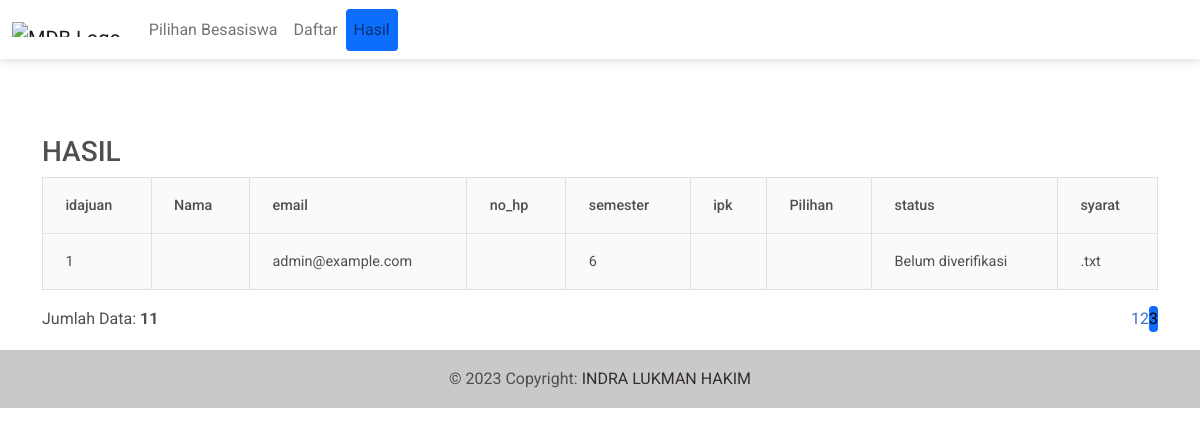
/SCRIPT/index.php?p=hasil&hal=3, run on the app's committed database.
### tables this page shows
CREATE TABLE `tbajuan` (
  `id_ajuan` int(10) NOT NULL,
  `nama` varchar(200) NOT NULL,
  `email` varchar(200) NOT NULL,
  `no_hp` varchar(13) NOT NULL,
  `semester` int(15) NOT NULL,
  `ipk` varchar(10) NOT NULL,
  `pilihan` varchar(255) NOT NULL,
  `status` varchar(120) NOT NULL,
  `syarat` varchar(255) NOT NULL
);

### SCRIPT/pages/hasil.php (the view, shortened to what this page needs)
<div id="label-page"><h3>HASIL<h3></div>
<?php
include "./koneksi.php";
?>
<div id="content">
    <div id="container">
    <table id="hasil", class="table table-striped table-bordered table-hover align-midle", style="width: 100%;">
    <tdead >
        <tr>
        <th>idajuan</th>
        <th>Nama</th>
        <th>email</th>
        <th>no_hp</th>
        <th>semester</th>
        <th>ipk</th>
        <th>Pilihan</th>
        <th>status</th>
        <th>syarat</th>
        </tr>
    </tdead>
    <tbody>
        <?php
		$batas = 5;
		extract($_GET);
		if(empty($hal)){
			$posisi = 0;
			$hal = 1;
			$nomor = 1;
		}
		else {
			$posisi = ($hal - 1) * $batas;
		}
		if($_SERVER['REQUEST_METHOD'] == "POST"){
			$pencarian = trim(mysqli_real_escape_string($db, $_POST['pencarian']));
			if($pencarian != ""){
				$sql = "SELECT * FROM tbajuan WHERE nama LIKE '%$pencarian%' ";
				$query = $sql;
				$queryJml = $sql;
			}
			else {
				$query = "SELECT * FROM tbajuan LIMIT $posisi, $batas";
				$queryJml = "SELECT * FROM tbajuan";
				$no = $posisi * 1;
			}
		}
		else {
			$query = "SELECT * FROM tbajuan ORDER BY id_ajuan DESC LIMIT $posisi, $batas ";
			$queryJml = "SELECT * FROM tbajuan";
		}
        $result = mysqli_query($db, $query);
        if(mysqli_num_rows($result)>0) {
            while($r_tampil_anggota=mysqli_fetch_array($result)){
                echo "<tr>
                <td>".$r_tampil_anggota["id_ajuan"]."</td>
                <td>".$r_tampil_anggota["nama"]."</td>
                <td>".$r_tampil_anggota["email"]."</td>
                <td>".$r_tampil_anggota["no_hp"]."</td>
                <td>".$r_tampil_anggota["semester"]."</td>
                <td>".$r_tampil_anggota["ipk"]."</td>
                <td>".$r_tampil_anggota["pilihan"]."</td>
                <td>".$r_tampil_anggota["status"]."</td>
                <td>".$r_tampil_anggota["syarat"]."</td>
                </tr>" ;
            }
        }
        else {
            echo "0 results";
        }
          ?>
    </tbody>
    </table>
    <?php
        if(isset($_POST['pencarian'])) {
            if($_POST['pencarian']!=''){
                echo "<div style=\"float:left;\">";
                $jml = mysqli_num_rows(mysqli_query($db, $queryJml));
                echo "Data Hasil Pencarian: <b>$jml</b>";
                echo "</div>";
            }
        }
        else {
            echo "<div style=\"float:left;\">";
            $jml = mysqli_num_rows(mysqli_query($db, $queryJml));
            echo "Jumlah Data: <b>$jml</b>";
            echo "</div>";
    ?>
    <div class="pagination" style="float: right;">
        <?php
            $jml_hal = ceil($jml / $batas);
            for($i=1; $i <= $jml_hal; $i++){
                if($i != $hal){
                    echo "<a href=\"?p=hasil&hal=$i\">$i</a>";
                }
                else {
                    echo "<a class=\"active\">$i</a>";
                }
        }
    }
        ?>
    </div>
    </div>
</div>

### SCRIPT/index.php (style rules this page uses)
.active { background-color: #0d6efd; border-radius: 4px; color: black; }

### data on the page
tbajuan: id_ajuan "1", email "admin@example.com", semester "6", status "Belum diverifikasi", syarat ".txt"

### other printed values
$jml "11"
